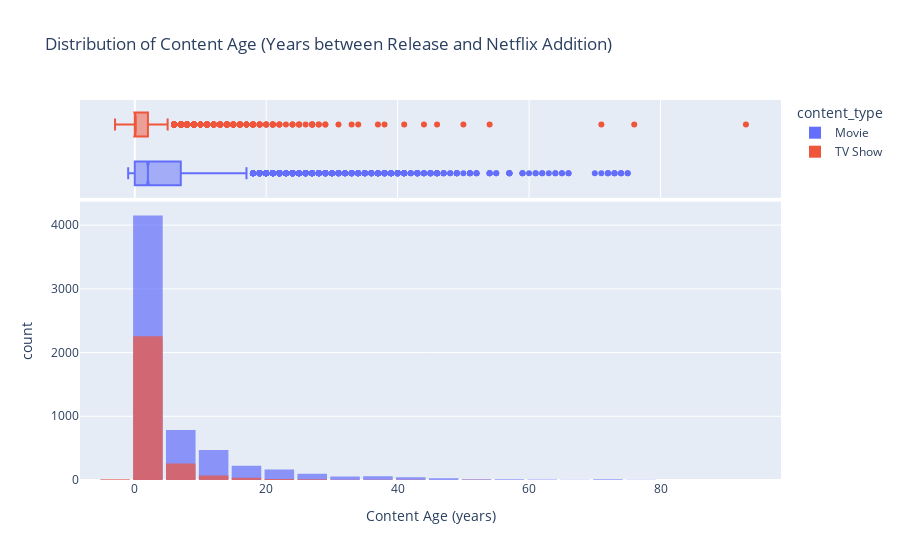

Notebook cell for this chart:
### Code cell
fig8 = px.histogram(df, x='content_age', color='content_type', marginal='box',
                   title='Distribution of Content Age (Years between Release and Netflix Addition)',
                   labels={'content_age': 'Content Age (years)'},
                   nbins=30, opacity=0.7,
                   barmode='overlay')
fig8.update_layout(bargap=0.1)
fig8.show()

### Figure 1 — Plotly figure (JSON) as saved in the notebook; plotly's stock layout.template omitted (floating-point values rounded to 4 significant figures; data arrays with more than 128 entries replaced by an {"elided": "..."} marker saying what was removed)
{"data": [{"bingroup": "x", "hovertemplate": "content_type=Movie<br>Content Age (years)=%{x}<br>count=%{y}<extra></extra>", "legendgroup": "Movie", "marker": {"color": "#636efa", "opacity": 0.7, "pattern": {"shape": ""}}, "name": "Movie", "nbinsx": 30, "orientation": "v", "showlegend": true, "type": "histogram", "x": {"elided": "6131 int values"}, "xaxis": "x", "yaxis": "y"}, {"hovertemplate": "content_type=Movie<br>Content Age (years)=%{x}<extra></extra>", "legendgroup": "Movie", "marker": {"color": "#636efa"}, "name": "Movie", "notched": true, "showlegend": false, "type": "box", "x": {"elided": "6131 int values"}, "xaxis": "x2", "yaxis": "y2"}, {"bingroup": "x", "hovertemplate": "content_type=TV Show<br>Content Age (years)=%{x}<br>count=%{y}<extra></extra>", "legendgroup": "TV Show", "marker": {"color": "#EF553B", "opacity": 0.7, "pattern": {"shape": ""}}, "name": "TV Show", "nbinsx": 30, "orientation": "v", "showlegend": true, "type": "histogram", "x": {"elided": "2676 int values"}, "xaxis": "x", "yaxis": "y"}, {"hovertemplate": "content_type=TV Show<br>Content Age (years)=%{x}<extra></extra>", "legendgroup": "TV Show", "marker": {"color": "#EF553B"}, "name": "TV Show", "notched": true, "showlegend": false, "type": "box", "x": {"elided": "2676 int values"}, "xaxis": "x2", "yaxis": "y2"}], "layout": {"bargap": 0.1, "barmode": "overlay", "legend": {"title": {"text": "content_type"}, "tracegroupgap": 0}, "title": {"text": "Distribution of Content Age (Years between Release and Netflix Addition)"}, "xaxis": {"anchor": "y", "domain": [0, 1], "title": {"text": "Content Age (years)"}}, "xaxis2": {"anchor": "y2", "domain": [0, 1], "matches": "x", "showgrid": true, "showticklabels": false}, "yaxis": {"anchor": "x", "domain": [0, 0.7326], "title": {"text": "count"}}, "yaxis2": {"anchor": "x2", "domain": [0.7426, 1], "matches": "y2", "showgrid": false, "showline": false, "showticklabels": false, "ticks": ""}}}
